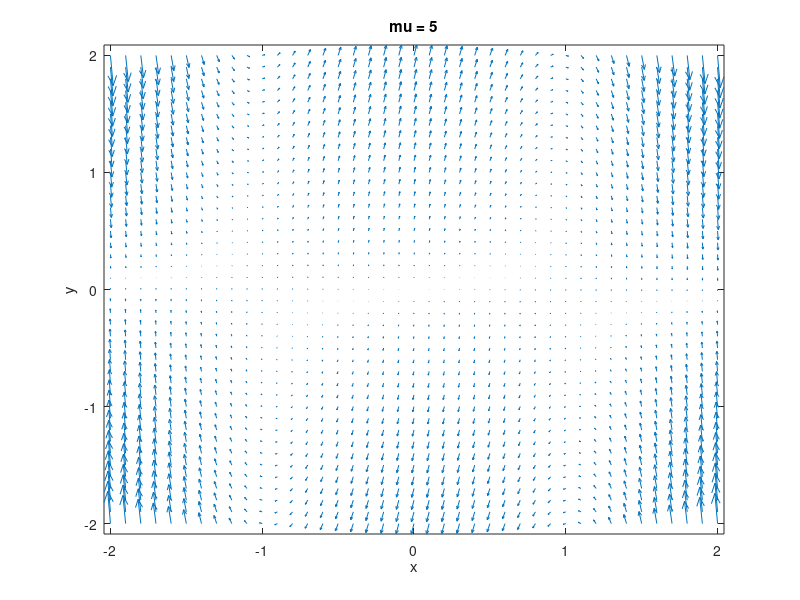

Write MATLAB code to recreate this figure. (Note: this script raises an error after producing the figure.)
# prob4.m
function prob4
clear
figure(1);
hold off
[x,y]=meshgrid(-2:.1:2);
mu=5;
x_dot=y;
y_dot=((1-(exp(2.*x)))./(1+(exp(2.*x))))-mu.*((x.^2)-1).*y;
h=quiver(x,y,x_dot,y_dot);
set(h,"autoscalefactor",2);
axis("tight");
title("mu = 5");
xlabel("x");
ylabel("y");
fixAxes;
endfunction
